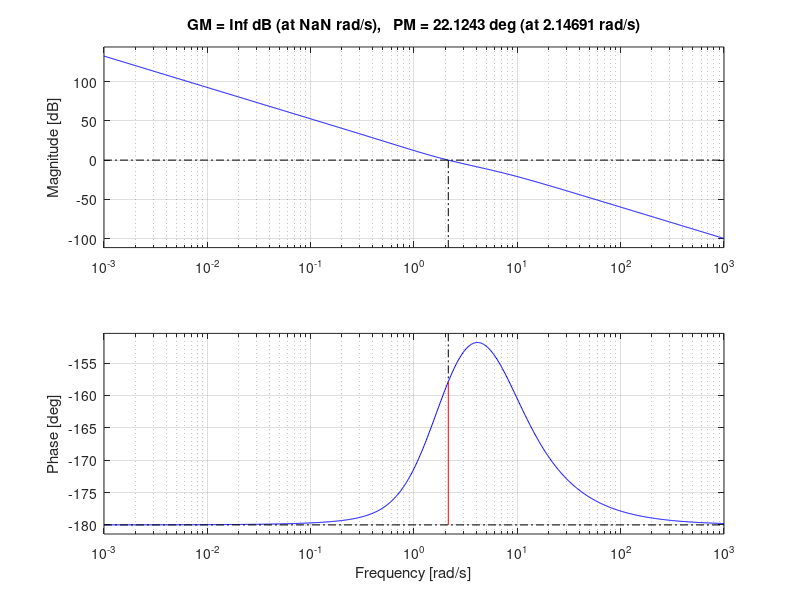
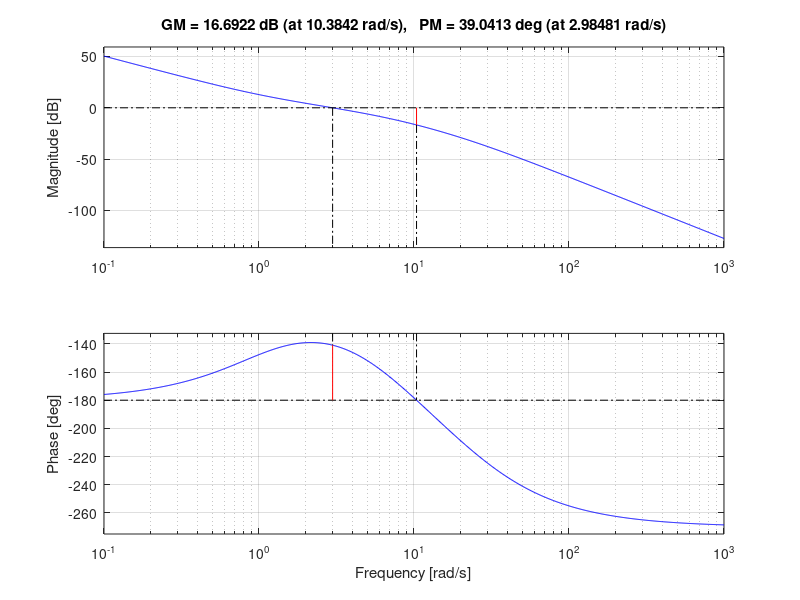
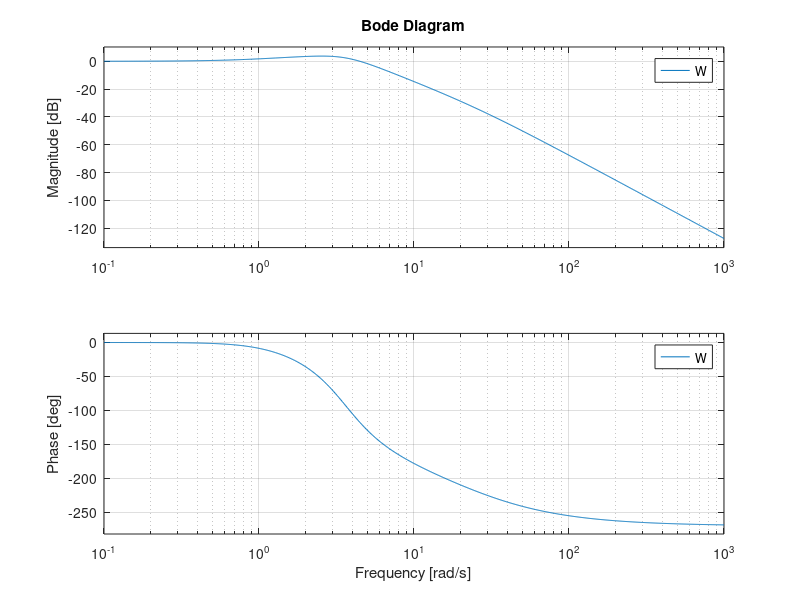

Source code (MATLAB) for these figures, in order:
clear all, close all

s = tf('s')

F = 2*(s+10)/(s*(s+1)*(s+8)^2)

figure, bode(F)

Kp = 27.7
T = 2*pi/2.59

Kp = 27.7*0.6
Ti = 0.5*T
Td = 0.125*T

N = 10

R = Kp * (1 + 1/(Ti*s) + (Td*s)/(1 + Td/(N*s)))

W = feedback(F*R, 1)

margin(R*F)
figure, bode(W)

%troppo alto il picco di risonanza, impongo margine di fase a 45 gradi

Kp = 19.58
Ti = 1.86
Td = 0.25*Ti

R = Kp * (1 + 1/(Ti*s) + (Td*s)/(1 + Td/N*s))

W = feedback(F*R, 1)

margin(R*F)
figure, bode(W)